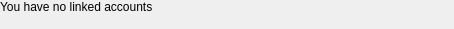
<?xml version="1.0" encoding="UTF-8"?>
<ui version="4.0">
 <class>ManageLegacyAccountsOptionsClass</class>
 <widget class="QWidget" name="ManageLegacyAccountsOptionsClass">
  <property name="geometry">
   <rect>
    <x>0</x>
    <y>0</y>
    <width>454</width>
    <height>29</height>
   </rect>
  </property>
  <layout class="QVBoxLayout" name="verticalLayout">
   <property name="margin">
    <number>0</number>
   </property>
   <item>
    <widget class="QLabel" name="lblNoAccount">
     <property name="text">
      <string>You have no linked accounts</string>
     </property>
     <property name="textFormat">
      <enum>Qt::PlainText</enum>
     </property>
    </widget>
   </item>
   <item>
    <widget class="QWidget" name="wdtAccounts" native="true"/>
   </item>
  </layout>
 </widget>
 <layoutdefault spacing="6" margin="11"/>
 <resources/>
 <connections/>
</ui>
